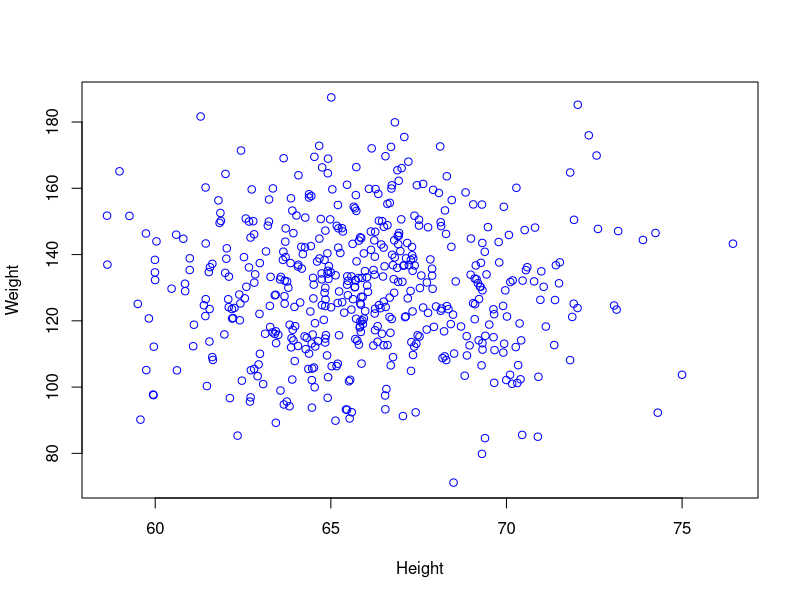
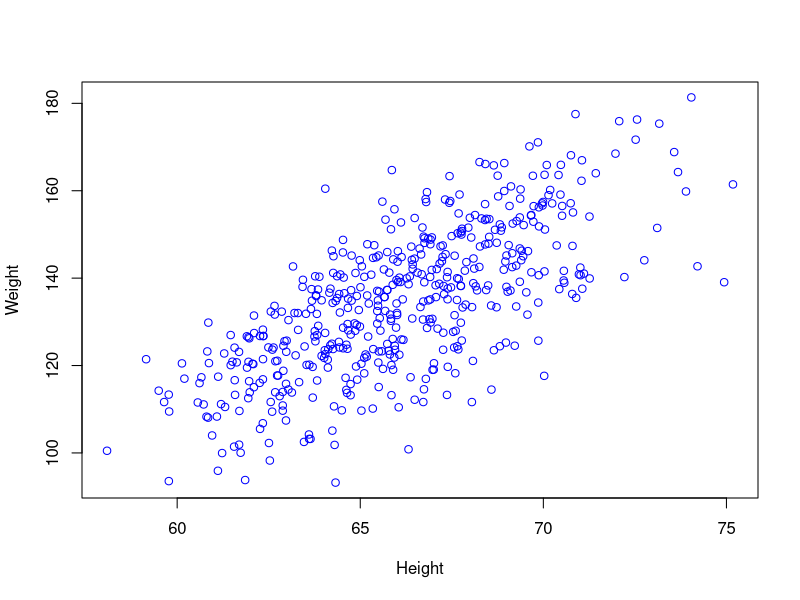

These charts were generated, in order, by the following R code:
# GGPLOT2
# READING DATA
# MARKDONW FILES
# SHINY INTERACTIVITY









# Filename?
# Author?
# Date?

#----Text Etc.

#  "Body Mass Index" or "BMI"  concepts:

# Body mass index (BMI) is defined as an individual's body mass divided by the square of his or her height, 
# measured in kilograms/meters squared. A normal BMI ranges from 18.5 to 24.9. Overweight is defined as having 
# a BMI of 25 to 29.9. A BMI equal or greater than 30 is considered obese.

#  BMI = weight / height^2
#  BMI = kilograms / meters^2  
#  BMI = ( pounds / inches^2 ) * 703
#  "healthy BMI" = 18.5 - 24.9
#  "ideal.bmi" (not true) (18.5+24.9)/2 =21.7


#-----Constants

height.mean <- 66
height.sd   <-  3

weight.mean <- 130
weight.sd   <-  20


ideal.bmi <- 21.7
ideal.bmi.sd <- 1.8


N <- 10000

#-----Functions


simHW.1 <- function(N){
  height <- rnorm(N,mean=height.mean,sd=height.sd)
  weight <- rnorm(N,mean=weight.mean,sd=weight.sd)
  as.data.frame(cbind(height,weight))
}


simHW.2 <- function(N){
  height <- rnorm(N,mean=height.mean,sd=height.sd)
  weight <- rnorm(N,ideal.bmi,ideal.bmi.sd) *  height^2  / 703 
  as.data.frame(cbind(height,weight))
}



height_weight_plot <- function(myCol="blue"){
  plot(sim.height,sim.weight,
       xlab="Height",
       ylab="Weight",
       col=myCol)
}


#-----Analysis and Display


simData <- simHW.1(500)

sim.height <- simData$height
sim.weight <- simData$weight

height_weight_plot()


simData <- simHW.2(500)

sim.height <- simData$height
sim.weight <- simData$weight

height_weight_plot()




# BMI.scriptYours
# -"clean up" this code
# suggest better documentation?
# suggest better naming conventions?
# build new function which includes:
#  hieght as an input parameter (since this varies by population group)
#  ideal BMI as an input paramter
#  other cool stuff?









